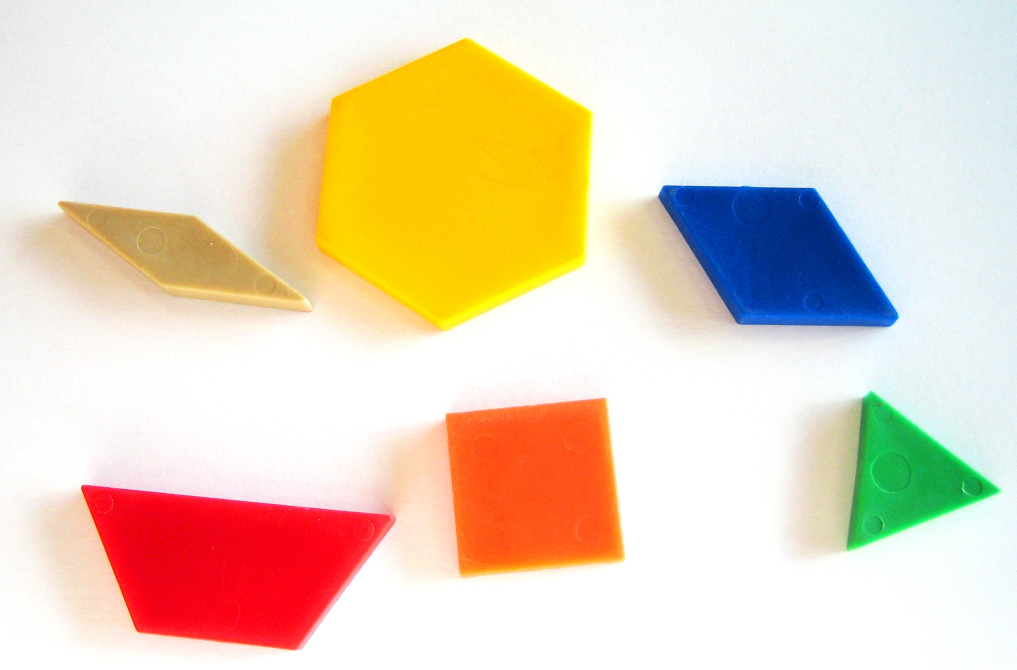
#> input picture labs/lab6/images/blocks.JPG, 2033 x 1339 px, found by its file name (shown at 1/2 size)
$ python lab6_4.py   (older library calls are emulated)
#> lines starting #> are read from the running program, lines starting #| are printed output that depends on the picture; after the words box and inside, x2 and y2 are one past the last pixel; in counts of white or black regions, pixels touching at a corner belong together
### cv_utils.py
"""
Computer Vision Utilities

Funtions:
            1) show_image()
            2) resize_image()
            3) gaussian_filter()
            4) high_pass_filter()
            5) cooley_tukey()
            6) apply_fft_filter()
            7) histEqualize()
            8) normalize_image()
            9) apply_filter()
            10) add_random_noise()
            11) combine_sobels()

"""

##################################################################################################
## Libraries
##################################################################################################

import sys
from pathlib import Path
import cv2
import numpy as np
import matplotlib.pyplot as plt
from mpl_toolkits.mplot3d import Axes3D


##################################################################################################
## 1
##################################################################################################
def show_image(image_path: Path, image_name, color_mode=0, bgr=False, show=False):
    '''
    Description: This function displays an image using openCV.

        https://docs.opencv.org/4.x/d4/da8/group__imgcodecs.html

    Inputs:
            image_path (Path): Path to image.
             color_mode(int)->0: openCV image colormode:
                                                     0 = grayscale (default)
                                                     1 = RGB
                                                    -1 = unchanged for original image
            image_name (str): Name for image, default is file name of image.
            show(bool)->False: If True will display image using matplotlib.

    Outputs:
            image_name (str): Image name
                   img (ndarray): cv2 image

    '''
#> called with image_name = 'blocks', color_mode = 1, bgr = False, show = False

    try:
        # Create openCV image obj
        img = cv2.imread(str(image_path), color_mode)
#> img is the input picture: shape (1339, 2033, 3); mean B, G, R 191, 214, 233.5

        # Dheck img create successfully
        if img is None:
            raise FileNotFoundError(f"No image found at {str(image_path)}.")


        # convert color channel order
        if color_mode != 0 and bgr == False:
            img = cv2.cvtColor(img, cv2.COLOR_BGR2RGB) # cv2 (BGR) -> matplotlib (RGB)
            print("BGR -> RGB")

        # display image
        if show:
            if color_mode == 0:
                plt.imshow(img, cmap='gray')
            elif bgr == True:
                plt.imshow(cv2.cvtColor(img, cv2.COLOR_BGR2RGB))
            else:
                plt.imshow(img)
            plt.title(image_name)
            plt.show()

        return  image_name, img


    except FileNotFoundError as e:
        print(e, file=sys.stderr)
        return None
    except Exception as e:
        print(f"An unexpected error occurred: {e}", file=sys.stderr)
        return None
##################################################################################################
## 2
##################################################################################################
# [328 lines left out: functions resize_images, gaussian_filter, high_pass_filter, cooley_tukey, apply_fft_filter, histEqualize and 5 more, not called in this run]

### labs/lab6/old_files/lab6_4.py
"""
Contours and Shadows

Michael Massone
6/26/2024
CS5330
Lab 6

Instructions:

Finding the contour of an object is the first step to object detection. How-
ever, lighting and shadows can cause a lot of issues when trying to find
contours. Especially with lighter color objects. In this lab you must find a
way to deal with and mitigate the effect of shadows on an object. There are
six colored blocks, your must write a program to find the contour and center
point of all six objects.
"""

##################################################################################################
## Libraries
##################################################################################################

import sys
from pathlib import Path
import cv2
import numpy as np
import matplotlib.pyplot as plt
from PIL import Image

##################################################################################################
# Pathing
##################################################################################################

# set file paths
BASE_DIR = Path.cwd() # get working dir
IMAGE_FILENAME_1 = 'blocks'
FILE_EXT = '.JPG'
IMAGE_PATH = BASE_DIR / 'images' # path to images

print('Current working directory:', BASE_DIR)


##################################################################################################
## Modules
##################################################################################################
# Get the parent directory
parent_dir = Path(__file__).resolve().parent.parent.parent

# Add the parent directory to sys.path
if str(parent_dir) not in sys.path:
    sys.path.insert(0, str(parent_dir))

import cv_utils as cv

##################################################################################################
## Functions
##################################################################################################


##################################################################################################
## Main
##################################################################################################
def main():

    imgs = []

    ## Read in Image
    img1_name, img1 = cv.show_image((IMAGE_PATH / (IMAGE_FILENAME_1 + FILE_EXT)),
                                 image_name=IMAGE_FILENAME_1,
                                 color_mode=1,
                                 bgr=False,
                                 show=False
                                 )
#> img1_name = 'blocks'
    img1_name_grscl, img1_grscl = cv.show_image((IMAGE_PATH / (IMAGE_FILENAME_1 + FILE_EXT)),
                                 image_name=IMAGE_FILENAME_1,
                                 color_mode=0,
                                 bgr=False,
                                 show=False
                                 )
#> call 2 of show_image, with image_name = 'blocks', color_mode = 0, bgr = False, show = False
#> in show_image (call 2), `img = cv2.imread(str(image_path), color_mode)`:
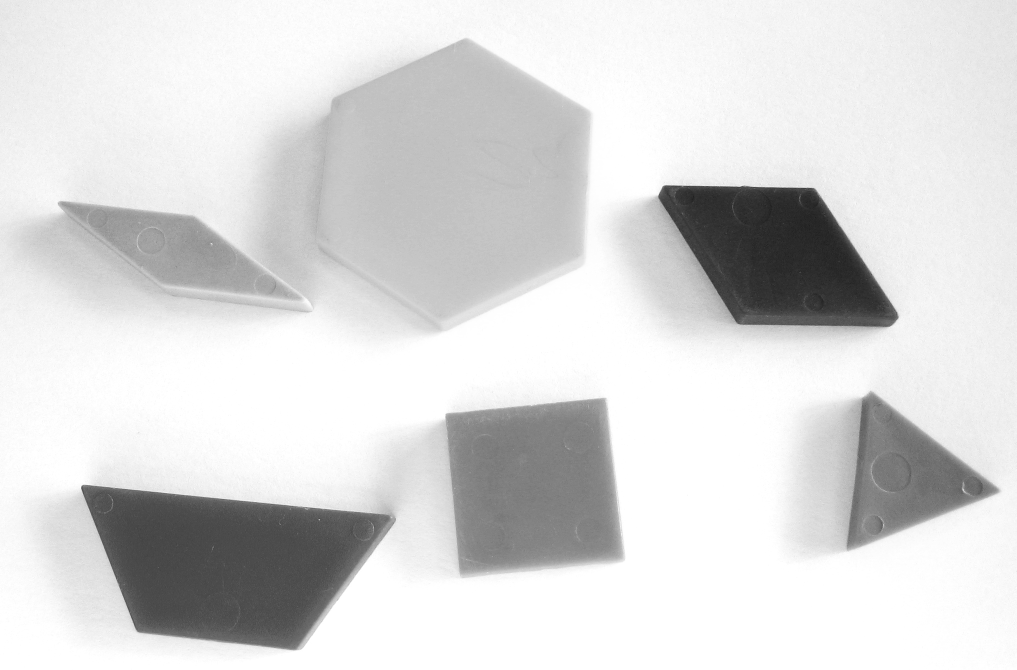
#> img: shape (1339, 2033) (shown at 1/2 size); min 25, max 255, mean 217.2
#> img1_name_grscl = 'blocks'

    ## Display each channel in grayscale
    # Check if the image is loaded correctly
    if img1 is None:
        print("Error: Could not load image.")
    else:
        # Split the image into channels
        blue_channel, green_channel, red_channel  = cv2.split(img1)
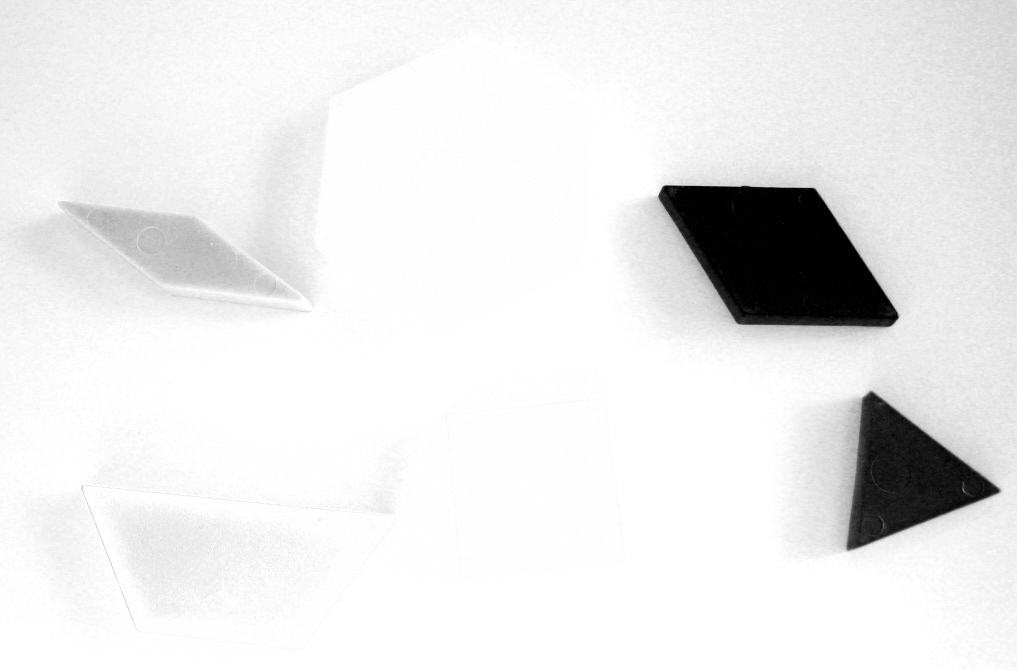
#> blue_channel: shape (1339, 2033) (shown at 1/2 size); min 0, max 255, mean 233.5
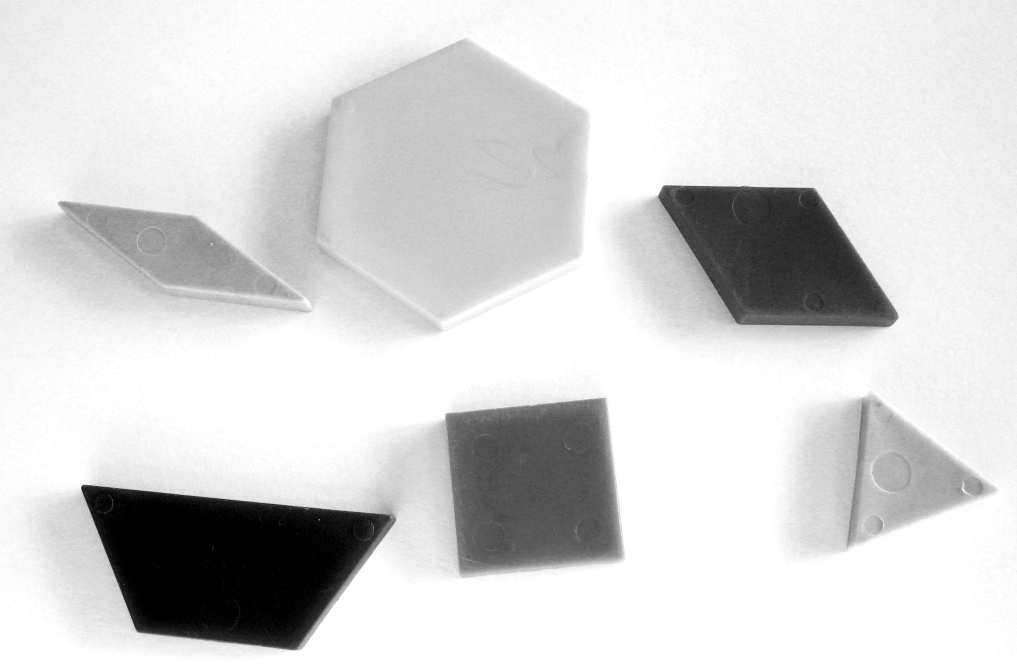
#> green_channel: shape (1339, 2033) (shown at 1/2 size); min 0, max 255, mean 214
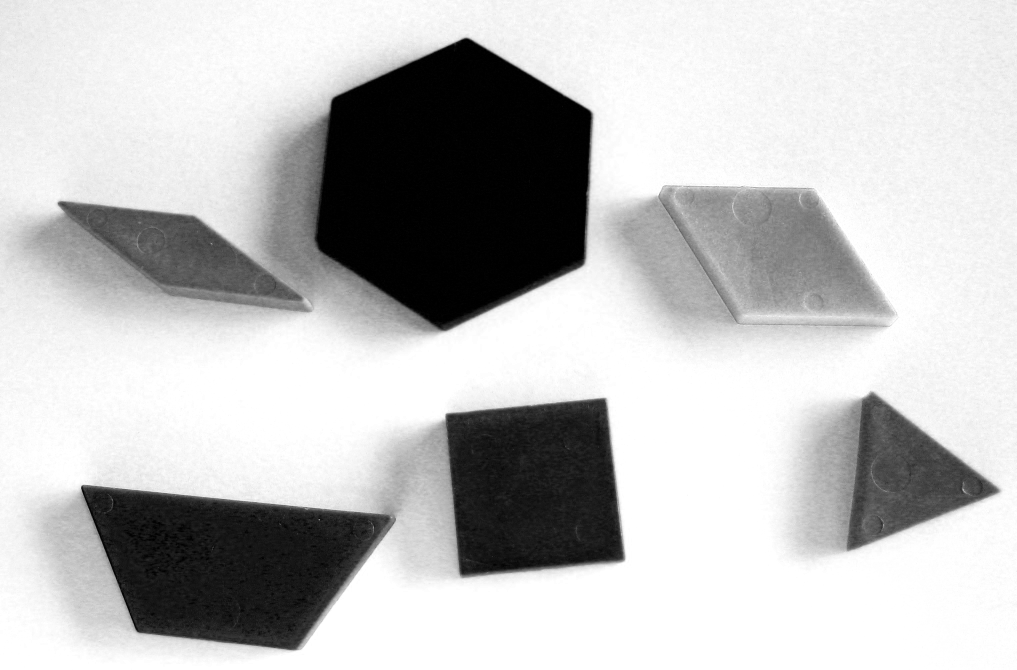
#> red_channel: shape (1339, 2033) (shown at 1/2 size); min 0, max 255, mean 191

        # Display images
        plt.figure(figsize=(10, 7))

        plt.subplot(2, 2, 1)
        plt.imshow(img1)
        plt.title('Original Image')
        plt.axis('off')

        plt.subplot(2, 2, 2)
        plt.imshow(blue_channel, cmap='gray')
        plt.title('Blue Channel')
        plt.axis('off')

        plt.subplot(2, 2, 3)
        plt.imshow(green_channel, cmap='gray')
        plt.title('Green Channel')
        plt.axis('off')

        plt.subplot(2, 2, 4)
        plt.imshow(red_channel, cmap='gray')
        plt.title('Red Channel')
        plt.axis('off')

        plt.show()

    ## denoise color image with bilateral filter
    img1_blur = cv2.bilateralFilter(img1_grscl, d=5, sigmaColor=50, sigmaSpace=50)
    plt.imshow(img1_blur, cmap='gray')
    plt.title("bilateral")
    plt.show()

    adaptive_thresh_gaussian = cv2.adaptiveThreshold(img1_blur, 255, cv2.ADAPTIVE_THRESH_GAUSSIAN_C,
                                                 cv2.THRESH_BINARY_INV, 11, 2)
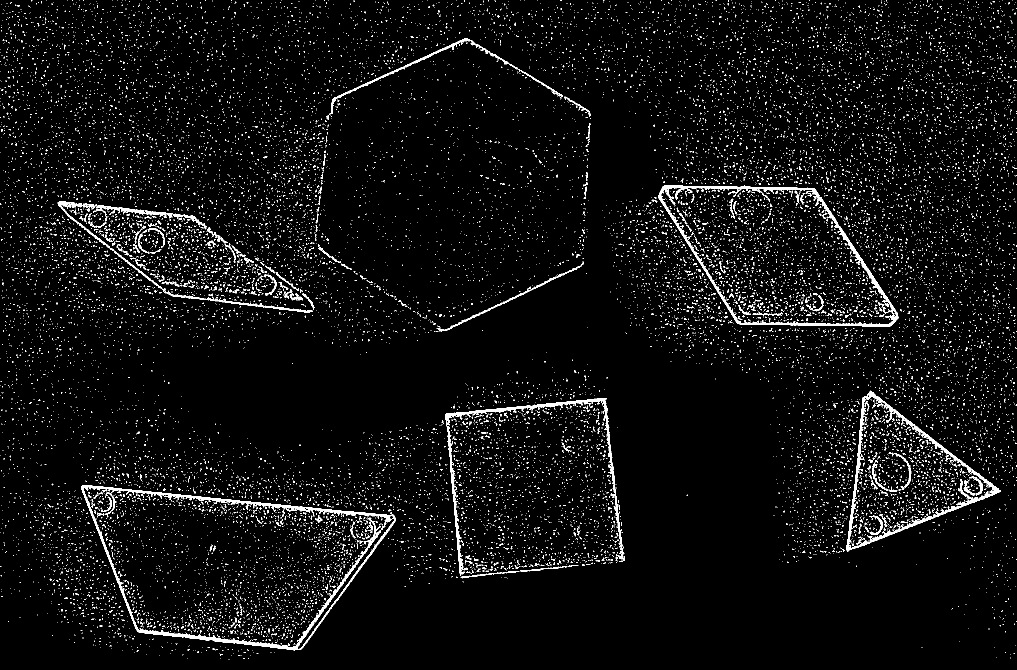
#> adaptive_thresh_gaussian: shape (1339, 2033) (shown at 1/2 size); 4.1% white in thin lines or dots
    plt.imshow(adaptive_thresh_gaussian, cmap='gray')
    plt.title("adaptive_thresh_gaussian")
    plt.show()

    ## denoise color image with media filter
    img1_blur = cv2.medianBlur(adaptive_thresh_gaussian, 5)
#> img1_blur: shape (1339, 2033); 1.5% white; 479 white regions (372 under 20 px), largest, box (x1, y1, x2, y2) and area: (163, 970, 782, 1301) 8822, (1317, 371, 1797, 654) 7229, (1693, 782, 2000, 1102) 5703
    plt.imshow(img1_blur, cmap='gray')
    plt.title("median")
    plt.show()


    kernel = np.ones((5, 5), np.uint8)
    closing = cv2.morphologyEx(adaptive_thresh_gaussian, cv2.MORPH_CLOSE, kernel)
#> closing: shape (1339, 2033); 6.3% white; 14010 white regions (13274 under 20 px), largest, box (x1, y1, x2, y2) and area: (162, 969, 792, 1301) 21338, (1681, 781, 2002, 1104) 16558, (1303, 345, 1797, 664) 15385
    plt.imshow(closing, cmap='gray')
    plt.title("closing 5x5")
    plt.show()


    kernel = np.ones((3,3), np.uint8)
    opening = cv2.morphologyEx(closing, cv2.MORPH_OPEN, kernel)
#> opening: shape (1339, 2033); 3.7% white; 1141 white regions (666 under 20 px), largest, box (x1, y1, x2, y2) and area: (163, 970, 792, 1301) 17169, (1693, 782, 2001, 1103) 12978, (1317, 371, 1797, 654) 12587
    plt.imshow(opening, cmap='gray')
    plt.title("opening 3x3")
    plt.show()

    kernel = np.ones((5,5), np.uint8)
    opening = cv2.morphologyEx(closing, cv2.MORPH_OPEN, kernel)
#> opening: shape (1339, 2033); 2.5% white; 317 white regions (1 under 20 px), largest, box (x1, y1, x2, y2) and area: (1693, 935, 1999, 1102) 6526, (1703, 783, 1932, 1019) 5426, (1539, 375, 1796, 647) 4616
    plt.imshow(opening, cmap='gray')
    plt.title("opening 5x5")
    plt.show()

    kernel = np.ones((7,7), np.uint8)
    opening = cv2.morphologyEx(closing, cv2.MORPH_OPEN, kernel)
#> opening: shape (1339, 2033); 1.8% white; 203 white regions, largest, box (x1, y1, x2, y2) and area: (1720, 784, 1869, 887) 2890, (1881, 960, 1958, 1028) 1558, (728, 1026, 770, 1090) 1321
    plt.imshow(opening, cmap='gray')
    plt.title("opening 7x7")
    plt.show()

    kernel = np.ones((9,9), np.uint8)
    opening = cv2.morphologyEx(closing, cv2.MORPH_OPEN, kernel)
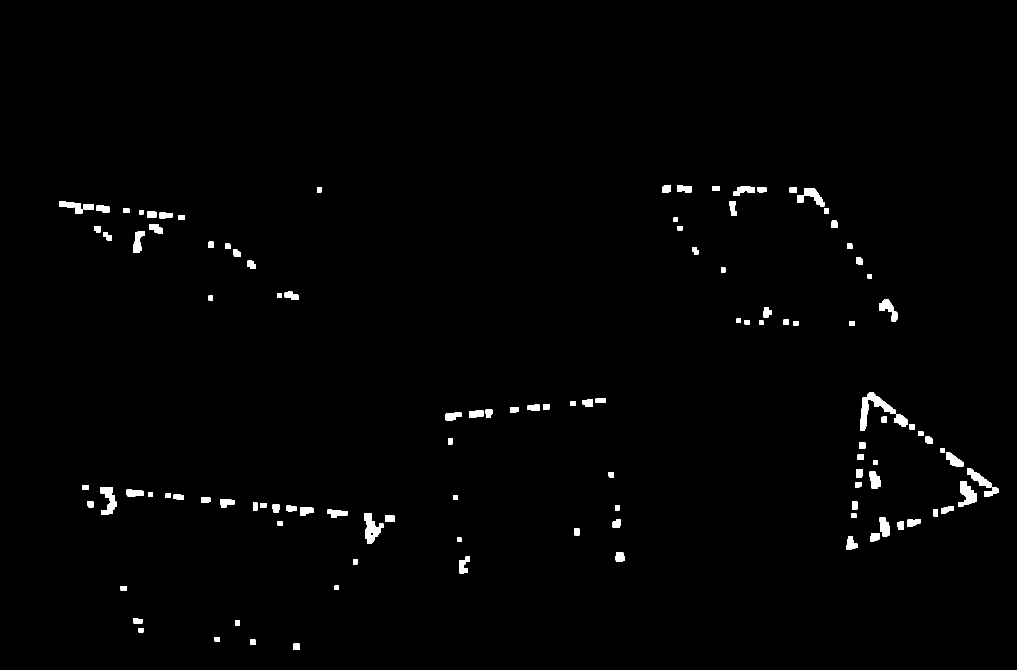
#> opening: shape (1339, 2033) (shown at 1/2 size); 1.1% white; 119 white regions, largest, box (x1, y1, x2, y2) and area: (1720, 785, 1791, 861) 1706, (729, 1026, 767, 1088) 1244, (201, 974, 233, 1030) 1002
    plt.imshow(opening, cmap='gray')
    plt.title("opening 9x9")
    plt.show()


##################################################################################################
## END
##################################################################################################
if __name__ == '__main__':
    main()
